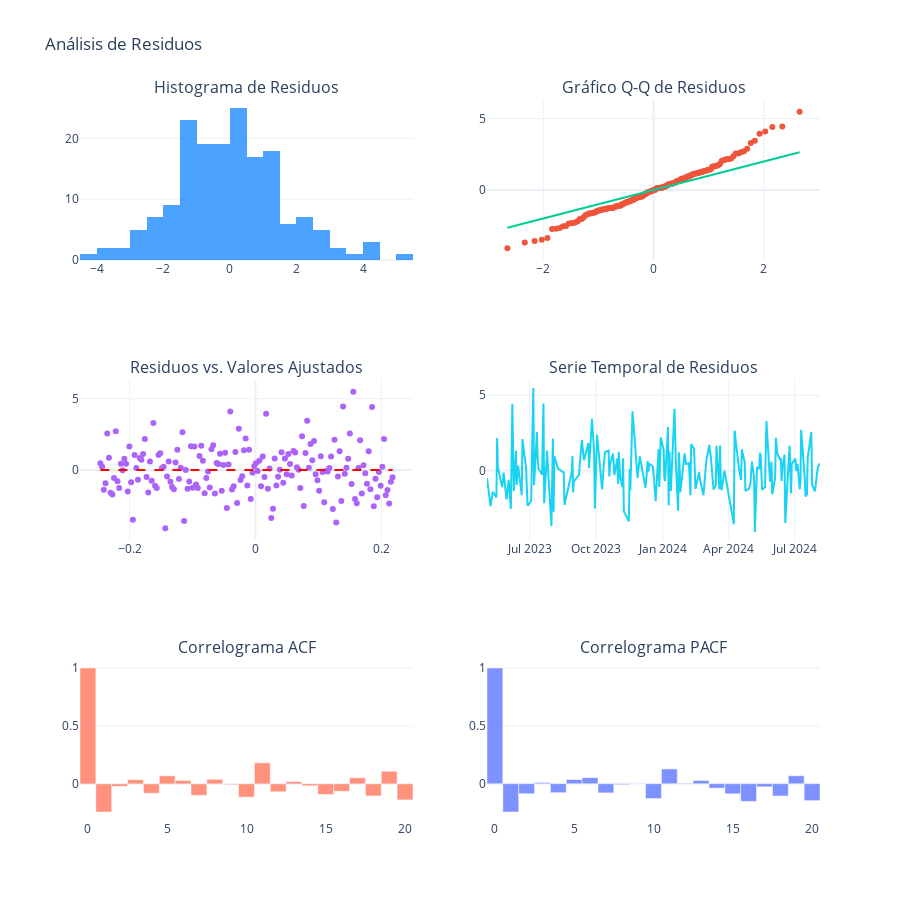

Here is the notebook cell this chart was saved with:
### Code cell
def analyze_residuals(prices: pd.Series):
    
    # Calcular retornos logarítmicos
    returns = np.log(prices / prices.shift(1)).dropna()

    # Crear un DataFrame con los retornos
    data = pd.DataFrame({'Returns': returns})

    # Ajustar un modelo de regresión lineal simple
    data['Time'] = np.arange(len(data))
    X = sm.add_constant(data['Time'])
    model = sm.OLS(data['Returns'], X).fit()
    data['Fitted'] = model.fittedvalues
    data['Residuals'] = model.resid

    # Mostrar resumen del modelo
    print("Resumen del Modelo:")
    print(model.summary())

    # Análisis de residuos
    residuals = data['Residuals']

    # 1. Normalidad de los residuos
    hist_fig = go.Histogram(x=residuals, nbinsx=20, name='Residuals', marker=dict(color='rgba(0, 123, 255, 0.7)'))

    # Prueba de normalidad de Shapiro-Wilk
    shapiro_stat, shapiro_p_value = shapiro(residuals)
    print(f"Prueba de Shapiro-Wilk: Estadístico = {shapiro_stat:.4f}, p-valor = {shapiro_p_value:.4f}")
    if shapiro_p_value > 0.05:
        print("Interpretación: Los residuos siguen una distribución normal (p-valor > 0.05).")
    else:
        print("Interpretación: Los residuos no siguen una distribución normal (p-valor <= 0.05).")

    # Gráfico Q-Q
    qq = probplot(residuals, dist="norm")
    qq_fig = go.Scatter(x=qq[0][0], y=qq[0][1], mode='markers', name='Datos')
    qq_line = go.Scatter(x=qq[0][0], y=qq[0][0], mode='lines', name='Línea de referencia')

    # 2. Homocedasticidad
    scatter_fig = go.Scatter(x=data['Fitted'], y=residuals, mode='markers', name='Residuos')
    scatter_line = go.Scatter(x=[data['Fitted'].min(), data['Fitted'].max()], y=[0, 0], mode='lines', name='Línea 0', line=dict(color='red', dash='dash'))

    # Prueba de heterocedasticidad de Breusch-Pagan
    bp_test = het_breuschpagan(residuals, X)
    print(f"Prueba de Breusch-Pagan: Estadístico = {bp_test[0]:.4f}, p-valor = {bp_test[1]:.4f}")
    if bp_test[1] > 0.05:
        print("Interpretación: No hay evidencia de heterocedasticidad (p-valor > 0.05).")
    else:
        print("Interpretación: Hay evidencia de heterocedasticidad (p-valor <= 0.05).")

    # 3. Independencia y autocorrelación de residuos
    line_fig = go.Scatter(x=data.index, y=residuals, mode='lines', name='Serie Temporal de Residuos')

    # Correlograma de los residuos
    acf_values = acf(residuals, nlags=20)
    pacf_values = pacf(residuals, nlags=20)

    acf_fig = go.Bar(x=np.arange(len(acf_values)), y=acf_values, name='ACF', marker=dict(color='rgba(255, 99, 71, 0.7)'))
    pacf_fig = go.Bar(x=np.arange(len(pacf_values)), y=pacf_values, name='PACF', marker=dict(color='rgba(71, 99, 255, 0.7)'))

    # Prueba de autocorrelación de Breusch-Godfrey
    bg_test = acorr_breusch_godfrey(model, nlags=5)
    print(f"Prueba de Breusch-Godfrey: Estadístico = {bg_test[0]:.4f}, p-valor = {bg_test[1]:.4f}")
    if bg_test[1] > 0.05:
        print("Interpretación: No hay evidencia de autocorrelación (p-valor > 0.05).")
    else:
        print("Interpretación: Hay evidencia de autocorrelación (p-valor <= 0.05).")

    # ADF Test para verificar si la serie de residuos es estacionaria
    adf_stat, adf_p_value, _, _, _, _ = adfuller(residuals)
    print(f"Prueba de ADF (Dickey-Fuller): Estadístico = {adf_stat:.4f}, p-valor = {adf_p_value:.4f}")
    if adf_p_value <= 0.05:
        print("Interpretación: Los residuos son estacionarios (p-valor <= 0.05).")
    else:
        print("Interpretación: Los residuos no son estacionarios (p-valor > 0.05).")

    # Crear subplots
    fig = make_subplots(rows=3, cols=2, 
                        subplot_titles=("Histograma de Residuos", "Gráfico Q-Q de Residuos",
                                        "Residuos vs. Valores Ajustados", "Serie Temporal de Residuos",
                                        "Correlograma ACF", "Correlograma PACF"))

    # Añadir gráficos
    fig.add_trace(hist_fig, row=1, col=1)
    fig.add_trace(qq_fig, row=1, col=2)
    fig.add_trace(qq_line, row=1, col=2)
    fig.add_trace(scatter_fig, row=2, col=1)
    fig.add_trace(scatter_line, row=2, col=1)
    fig.add_trace(line_fig, row=2, col=2)
    fig.add_trace(acf_fig, row=3, col=1)
    fig.add_trace(pacf_fig, row=3, col=2)

    # Actualizar layout
    fig.update_layout(title='Análisis de Residuos', template='plotly_white', showlegend=False, height=900)

    # Mostrar figura
    return fig

analyze_residuals(returns)

### Figure 1 — Plotly figure (JSON) as saved in the notebook; plotly's stock layout.template omitted (floating-point values rounded to 4 significant figures; data arrays with more than 128 entries replaced by an {"elided": "..."} marker saying what was removed)
{"data": [{"marker": {"color": "rgba(0, 123, 255, 0.7)"}, "name": "Residuals", "nbinsx": 20, "type": "histogram", "x": {"elided": "172 float values"}, "xaxis": "x", "yaxis": "y"}, {"mode": "markers", "name": "Datos", "type": "scatter", "x": {"elided": "172 float values"}, "xaxis": "x2", "y": {"elided": "172 float values"}, "yaxis": "y2"}, {"mode": "lines", "name": "Línea de referencia", "type": "scatter", "x": {"elided": "172 float values"}, "xaxis": "x2", "y": {"elided": "172 float values"}, "yaxis": "y2"}, {"mode": "markers", "name": "Residuos", "type": "scatter", "x": {"elided": "172 float values"}, "xaxis": "x3", "y": {"elided": "172 float values"}, "yaxis": "y3"}, {"line": {"color": "red", "dash": "dash"}, "mode": "lines", "name": "Línea 0", "type": "scatter", "x": [-0.2465, 0.2179], "xaxis": "x3", "y": [0, 0], "yaxis": "y3"}, {"mode": "lines", "name": "Serie Temporal de Residuos", "type": "scatter", "x": {"elided": "172 str values"}, "xaxis": "x4", "y": {"elided": "172 float values"}, "yaxis": "y4"}, {"marker": {"color": "rgba(255, 99, 71, 0.7)"}, "name": "ACF", "type": "bar", "x": [0, 1, 2, 3, 4, 5, 6, 7, 8, 9, 10, 11, 12, 13, 14, 15, 16, 17, 18, 19, 20], "xaxis": "x5", "y": [1, -0.2426, -0.02135, 0.03634, -0.08088, 0.06942, 0.02942, -0.09887, 0.03953, -0.006918, -0.1147, 0.1818, -0.06797, 0.02025, -0.01706, -0.09128, -0.06371, 0.053, -0.1039, 0.1091, -0.1381], "yaxis": "y5"}, {"marker": {"color": "rgba(71, 99, 255, 0.7)"}, "name": "PACF", "type": "bar", "x": [0, 1, 2, 3, 4, 5, 6, 7, 8, 9, 10, 11, 12, 13, 14, 15, 16, 17, 18, 19, 20], "xaxis": "x6", "y": [1, -0.244, -0.08626, 0.01094, -0.07732, 0.03659, 0.0533, -0.079, -0.007959, -0.001476, -0.1279, 0.128, 0.005316, 0.02878, -0.03778, -0.08681, -0.1527, -0.0264, -0.1061, 0.06922, -0.146], "yaxis": "y6"}], "layout": {"annotations": [{"font": {"size": 16}, "showarrow": false, "text": "Histograma de Residuos", "x": 0.225, "xanchor": "center", "xref": "paper", "y": 1, "yanchor": "bottom", "yref": "paper"}, {"font": {"size": 16}, "showarrow": false, "text": "Gráfico Q-Q de Residuos", "x": 0.775, "xanchor": "center", "xref": "paper", "y": 1, "yanchor": "bottom", "yref": "paper"}, {"font": {"size": 16}, "showarrow": false, "text": "Residuos vs. Valores Ajustados", "x": 0.225, "xanchor": "center", "xref": "paper", "y": 0.6111, "yanchor": "bottom", "yref": "paper"}, {"font": {"size": 16}, "showarrow": false, "text": "Serie Temporal de Residuos", "x": 0.775, "xanchor": "center", "xref": "paper", "y": 0.6111, "yanchor": "bottom", "yref": "paper"}, {"font": {"size": 16}, "showarrow": false, "text": "Correlograma ACF", "x": 0.225, "xanchor": "center", "xref": "paper", "y": 0.2222, "yanchor": "bottom", "yref": "paper"}, {"font": {"size": 16}, "showarrow": false, "text": "Correlograma PACF", "x": 0.775, "xanchor": "center", "xref": "paper", "y": 0.2222, "yanchor": "bottom", "yref": "paper"}], "height": 900, "showlegend": false, "title": {"text": "Análisis de Residuos"}, "xaxis": {"anchor": "y", "domain": [0, 0.45]}, "xaxis2": {"anchor": "y2", "domain": [0.55, 1]}, "xaxis3": {"anchor": "y3", "domain": [0, 0.45]}, "xaxis4": {"anchor": "y4", "domain": [0.55, 1]}, "xaxis5": {"anchor": "y5", "domain": [0, 0.45]}, "xaxis6": {"anchor": "y6", "domain": [0.55, 1]}, "yaxis": {"anchor": "x", "domain": [0.7778, 1]}, "yaxis2": {"anchor": "x2", "domain": [0.7778, 1]}, "yaxis3": {"anchor": "x3", "domain": [0.3889, 0.6111]}, "yaxis4": {"anchor": "x4", "domain": [0.3889, 0.6111]}, "yaxis5": {"anchor": "x5", "domain": [0, 0.2222]}, "yaxis6": {"anchor": "x6", "domain": [0, 0.2222]}}}
